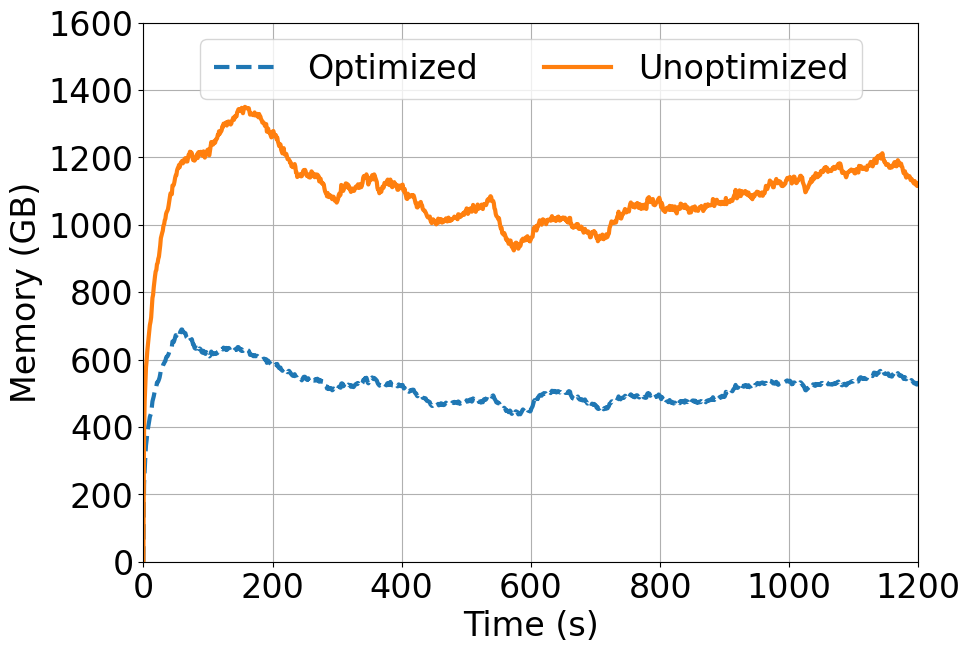

Reproduce this figure in Python.
#!/usr/bin/python

import results
import matplotlib
import matplotlib.pyplot as plt
import numpy as np


RESULTS_FILE_UNOPTIMIZED = "../results/simulation_d02_unoptimized_keepalive_10min.txt"
RESULTS_FILE_OPTIMIZED = "../results/simulation_d02_10inv_per_1min_keepalive_10min.txt"
width = 1.0


x = results.read_column(RESULTS_FILE_OPTIMIZED, 1)
yRunningFootprint = np.array(results.read_column(RESULTS_FILE_UNOPTIMIZED, 20))        / 1024
yRunningFootprintOptimized = np.array(results.read_column(RESULTS_FILE_OPTIMIZED, 20)) / 1024


first = x[0]
x = [elem - first for elem in x]
# Convert from ms to sec
x = [elem / 1000 for elem in x]

plt.rcParams["figure.figsize"] = (10, 7)
plt.rcParams.update({'font.size': 24})
plt.xlabel("Time (s)")
plt.ylabel("Memory (GB)")

plt.plot(x, yRunningFootprintOptimized, linewidth=3, linestyle="--", label='Optimized')
plt.plot(x, yRunningFootprint,          linewidth=3, label='Unoptimized')

plt.grid()
# plt.yscale('log', base=10)
plt.ylim(ymin=0, ymax=1600)
plt.xlim(xmin=0, xmax=1200)
plt.legend(ncol=5, loc='upper center')
plt.savefig("simulation-footprint.pdf", bbox_inches='tight')
plt.savefig("simulation-footprint.png", bbox_inches='tight')
plt.show()
